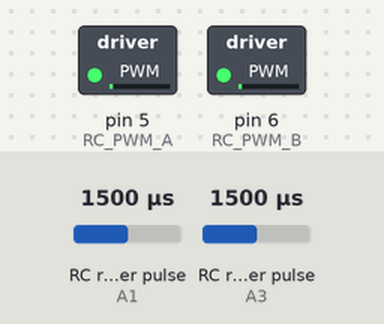
A sketch run on a simulated Arduino Uno, built with avr-gcc and run on an emulated ATmega328P. On the bench: switched loads named in the sketch (green lamp = pin HIGH). Wiring (inferred from the names in the program): 2 × RC receiver channel: data A1 / data A3. Dashed ring = blinking. The inputs (shaded band) are chosen by the test bench; at power-on: RC receiver pulse (sensors on A1, A3) 1500 µs. What the sketch prints to the serial monitor is not drawn.

Above: at 1.03 s.
1.3 s: RC receiver pulse (sensor on A1) set to 1020 µs
At 2.8 s:
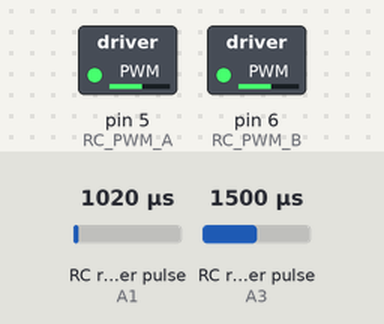
3.5 s: RC receiver pulse (sensor on A1) set to 1750 µs
At 5.3 s:
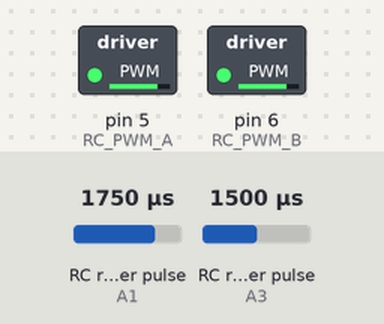
6.5 s: RC receiver pulse (sensor on A1) set to 1500 µs
9.5 s: RC receiver pulse (sensor on A3) set to 1980 µs
At 10.47 s:
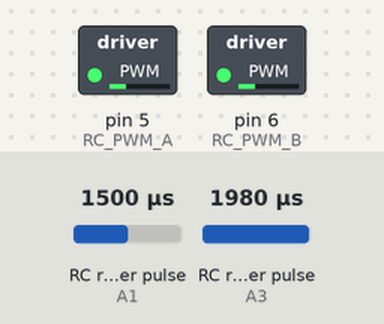
12.5 s: RC receiver pulse (sensor on A3) set to 1020 µs
Timing chart, 0 to 16.5 s (numbered marks = the images above; inputs shaded):
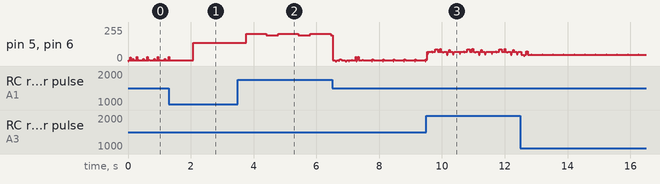

Measured:
- after the input at 3.5 s, pin 5 (RC_PWM_A), pin 6 (RC_PWM_B): alternates 203/255 for 0.64 s and 192/255 for 0.38 s, starting after 0.27 s

The sketch:

bot.ino
```cpp
#include <EnableInterrupt.h>

#define SERIAL_PORT_SPEED 57600
#define RC_NUM_CHANNELS  4

#define RC_CH1  0
#define RC_CH2  1
#define RC_CH3  2
#define RC_CH4  3

#define RC_CH2_INPUT  A1
#define RC_CH4_INPUT  A3

// Variables Defined
#define pos_ch2_centre 1492 //value here
#define pos_ch4_centre 1480 //value here
#define tolerance 10

// Control Pins
#define RC_IN1 4
#define RC_IN2 7
#define RC_IN3 8
#define RC_IN4 11

// PWM Pins
#define RC_PWM_A 5
#define RC_PWM_B 6

uint16_t rc_values[RC_NUM_CHANNELS];
uint32_t rc_start[RC_NUM_CHANNELS];
volatile uint16_t rc_shared[RC_NUM_CHANNELS];

void rc_read_values() {
  noInterrupts();
  memcpy(rc_values, (const void *)rc_shared, sizeof(rc_shared));
  interrupts();
}

void calc_input(uint8_t channel, uint8_t input_pin) {
  if (digitalRead(input_pin) == HIGH) {
    rc_start[channel] = micros();
  } else {
    uint16_t rc_compare = (uint16_t)(micros() - rc_start[channel]);
    rc_shared[channel] = rc_compare;
  }
}

void calc_ch2() { calc_input(RC_CH2, RC_CH2_INPUT); }
void calc_ch4() { calc_input(RC_CH4, RC_CH4_INPUT); }

String state(int RC_ch2, int RC_ch4) {
  // Normalize the input rc value
  if (abs(RC_ch2 - pos_ch2_centre) <= tolerance && abs(RC_ch4 - pos_ch4_centre) <= tolerance) {
    return "STOP";
  }
  else if (RC_ch2 <= pos_ch2_centre && abs(RC_ch4 - pos_ch4_centre) <= tolerance) {
    return "BACK";
  }
  else if (RC_ch2 >= pos_ch2_centre && abs(RC_ch4 - pos_ch4_centre) <= tolerance) {
    return "FORWARD";
  }
  else if (abs(RC_ch2 - pos_ch2_centre) <= tolerance && RC_ch4 <= pos_ch4_centre) {
    return "LEFT";
  }
  else if (abs(RC_ch2 - pos_ch2_centre) <= tolerance && RC_ch4 >= pos_ch4_centre) {
    return "RIGHT";
  }
  else {
    return "DO_NOTHING";
  }
}

void setup() {
  Serial.begin(SERIAL_PORT_SPEED);

  // Initialize channel inputs
  pinMode(RC_CH2_INPUT, INPUT);
  pinMode(RC_CH4_INPUT, INPUT);

  // Initialize motor to stop
  digitalWrite(RC_IN1, LOW);
  digitalWrite(RC_IN2, LOW);
  digitalWrite(RC_IN3, LOW);
  digitalWrite(RC_IN4, LOW);
  analogWrite(RC_PWM_A, 0);
  analogWrite(RC_PWM_B, 0);

  // Interrupts
  enableInterrupt(RC_CH2_INPUT, calc_ch2, CHANGE);
  enableInterrupt(RC_CH4_INPUT, calc_ch4, CHANGE);
}

void loop() {
  rc_read_values();

  // Read the analog values
  Serial.print("CH2:"); Serial.print(rc_values[RC_CH2]); Serial.print("\t");
  Serial.print("CH4:"); Serial.println(rc_values[RC_CH4]);

  // Code Starts here

  String controlState = state( rc_values[RC_CH2] , rc_values[RC_CH4] );
  Serial.print(controlState); Serial.print("\n");

  // int pwm_ch2 = map(rc_values[RC_CH2], 1000, 2000, 0, 255); //1000 and 2000 are examples
  // int pwm_ch4 = map(rc_values[RC_CH4], 1000, 2000, 0, 255); //1000 and 2000 are examples

  if (strcmp(controlState.c_str(), "FORWARD") == 0) {
    digitalWrite(RC_IN1, HIGH);
    digitalWrite(RC_IN2, LOW);
    digitalWrite(RC_IN3, HIGH);
    digitalWrite(RC_IN4, LOW);
    int pwm_a = map(rc_values[RC_CH2], pos_ch2_centre - tolerance, 1840, 0, 255);
    int pwm_b = pwm_a;
    Serial.print(pwm_a); Serial.print("\n");
    Serial.print(pwm_b); Serial.print("\n");

    analogWrite(RC_PWM_A, pwm_a);
    analogWrite(RC_PWM_B, pwm_b);
  }
  else if (strcmp(controlState.c_str(), "BACK") == 0) {
    digitalWrite(RC_IN1, LOW);
    digitalWrite(RC_IN2, HIGH);
    digitalWrite(RC_IN3, LOW);
    digitalWrite(RC_IN4, HIGH);
    int pwm_a = map(rc_values[RC_CH2], 1190 , pos_ch2_centre + tolerance, 255, 0);
    int pwm_b = map(rc_values[RC_CH2], 1190 , pos_ch2_centre + tolerance, 255, 0);
    Serial.print(pwm_a); Serial.print("\n");
    Serial.print(pwm_b); Serial.print("\n");
    analogWrite(RC_PWM_A, pwm_a);
    analogWrite(RC_PWM_B, pwm_b);
  }
  else if (strcmp(controlState.c_str(), "RIGHT") == 0) {
    digitalWrite(RC_IN1, HIGH);
    digitalWrite(RC_IN2, LOW);
    digitalWrite(RC_IN3, LOW);
    digitalWrite(RC_IN4, HIGH);
    int pwm_a = map(rc_values[RC_CH4], 1875 , pos_ch4_centre + tolerance, 255, 0);
    int pwm_b = map(rc_values[RC_CH4], 1875 , pos_ch4_centre + tolerance, 255, 0);
    Serial.print(pwm_a); Serial.print("\n");
    Serial.print(pwm_b); Serial.print("\n");
    analogWrite(RC_PWM_A, pwm_a);
    analogWrite(RC_PWM_B, pwm_b);
  }
  else if (strcmp(controlState.c_str(), "LEFT") == 0) {
    digitalWrite(RC_IN1, LOW);
    digitalWrite(RC_IN2, HIGH);
    digitalWrite(RC_IN3, HIGH);
    digitalWrite(RC_IN4, LOW);
    int pwm_a = map(rc_values[RC_CH4], pos_ch4_centre - tolerance, 1093, 0, 255);
    int pwm_b = map(rc_values[RC_CH4], pos_ch4_centre - tolerance, 1093, 0, 255);
    Serial.print(pwm_a); Serial.print("\n");
    Serial.print(pwm_b); Serial.print("\n");
    analogWrite(RC_PWM_A, pwm_a);
    analogWrite(RC_PWM_B, pwm_b);
  }
  else if (strcmp(controlState.c_str(), "STOP") == 0) {
    digitalWrite(RC_IN1, LOW);
    digitalWrite(RC_IN2, LOW);
    digitalWrite(RC_IN3, LOW);
    digitalWrite(RC_IN4, LOW);
    analogWrite(RC_PWM_A, 0);
    analogWrite(RC_PWM_B, 0);
  }
  else {
    //no code here
  }
  delay(2);
}
```
